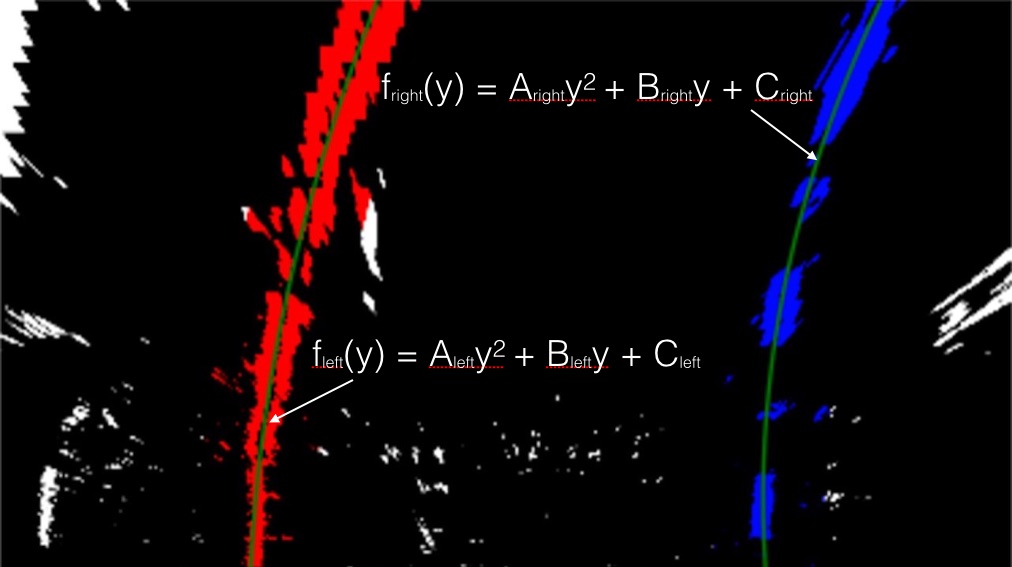
#> input picture examples/color_fit_lines.jpg, 1012 x 567 px
$ python -i binarize_image.py   (imports and definitions only)   (older library calls are emulated)
#> lines starting #> are read from the running program, lines starting #| are printed output that depends on the picture; after the words box and inside, x2 and y2 are one past the last pixel; in counts of white or black regions, pixels touching at a corner belong together
import numpy as np
import cv2

def binarize_image(img):
    #use HSV image space
    hsv = cv2.cvtColor(img, cv2.COLOR_RGB2HSV)
#> hsv: shape (567, 1012, 3); mean H, S, V 13.1, 38.2, 20
    h = hsv[:,:,0]
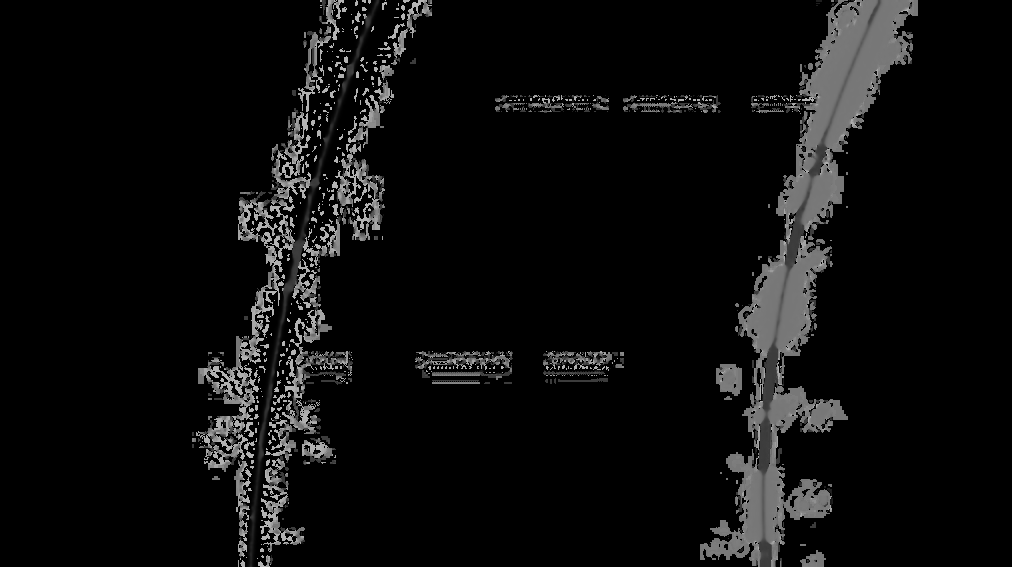
#> h: shape (567, 1012); min 0, max 179, mean 13.1
    s = hsv[:,:,1]
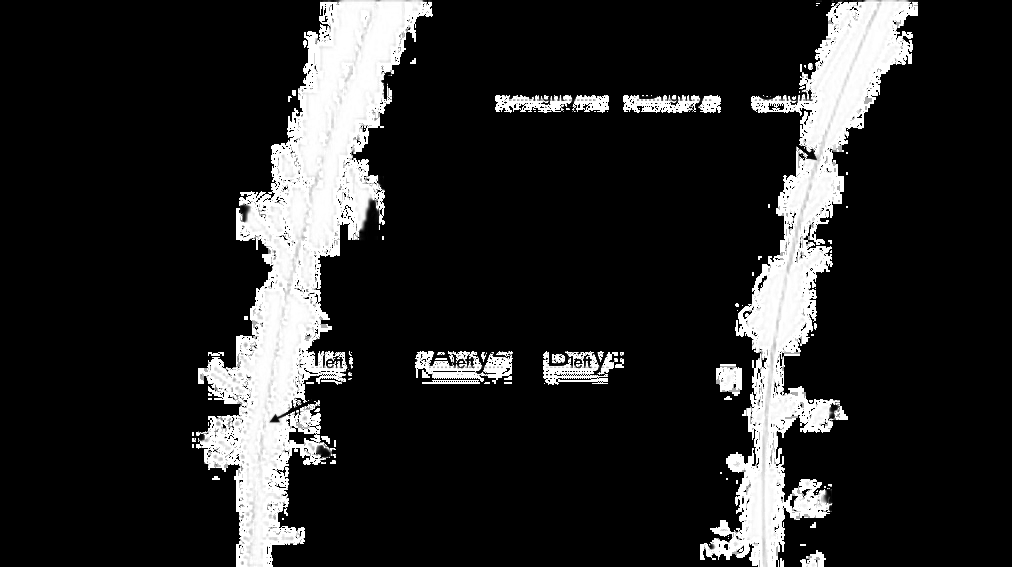
#> s: shape (567, 1012); min 0, max 255, mean 38.2
    v = hsv[:,:,2]

    # create edge image
    sobelx_v = cv2.Sobel(v, cv2.CV_64F, 1, 0)
    sobelx_s = cv2.Sobel(s, cv2.CV_64F, 1, 0)
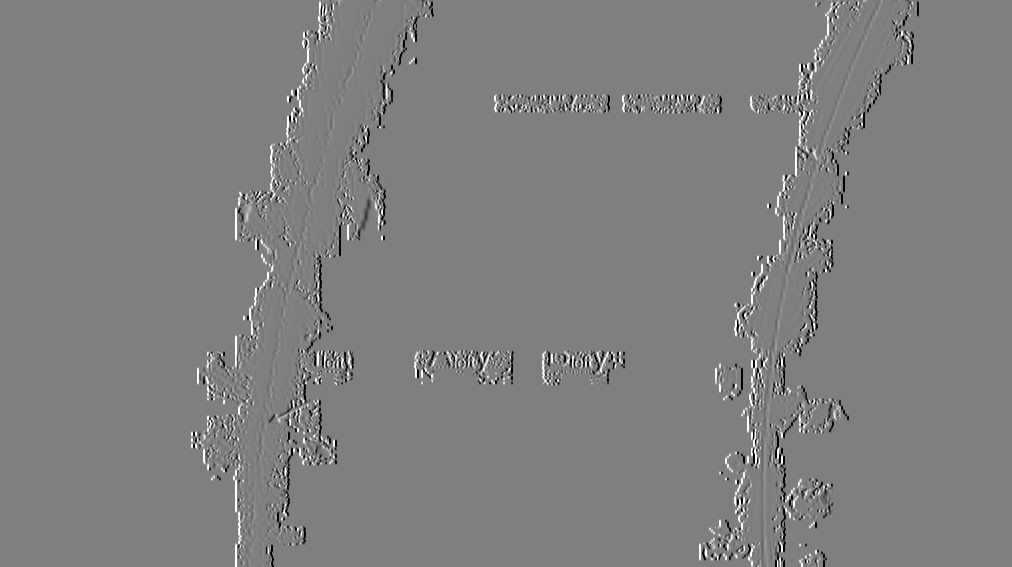
#> sobelx_s: shape (567, 1012) float64; min -1020, max 1020, mean 0; drawn with min black and max white
    abs_sobelx = np.absolute(sobelx_v)+np.absolute(sobelx_s)
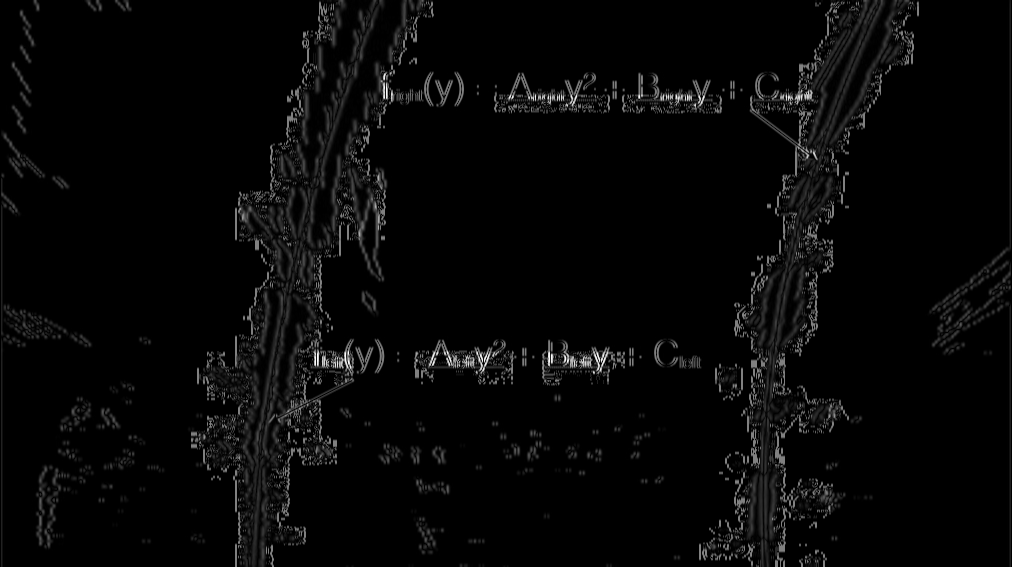
#> abs_sobelx: shape (567, 1012) float64; min 0, max 2032, mean 58; drawn with min black and max white
    scaled_sobel = np.uint8(255*abs_sobelx/np.max(abs_sobelx))

    # extend edges to the left and the right by using asymetric box filter
    kernel = np.ones((1,31))
    kernel_left = kernel.copy()
    kernel_left[0,15::] = 0
    kernel_left = kernel_left/np.sum(kernel_left)
    kernel_right = kernel.copy()
    kernel_right[0,0:26] = 0
    kernel_right = kernel_right/np.sum(kernel_right)
    sxleft = cv2.filter2D(scaled_sobel, -1, kernel_left)
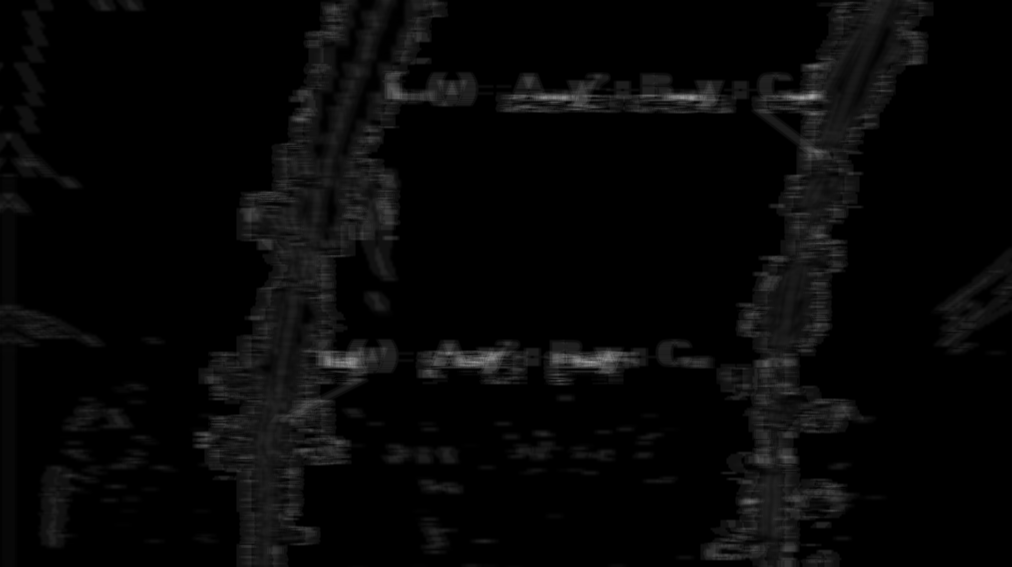
#> sxleft: shape (567, 1012); min 0, max 164, mean 7.2
    sxright = cv2.filter2D(scaled_sobel, -1, kernel_right)
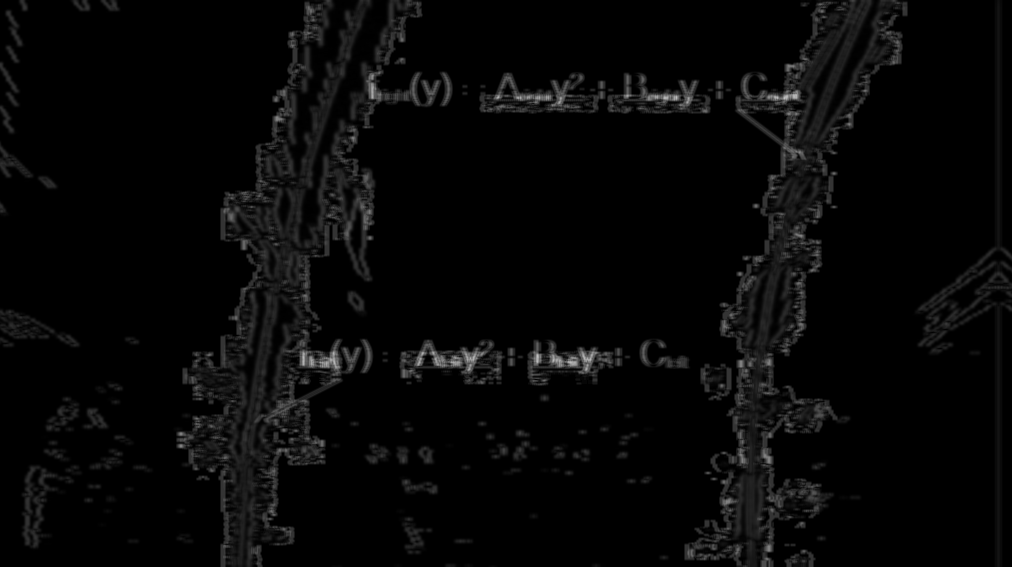
#> sxright: shape (567, 1012); min 0, max 194, mean 7.2

    # create binary image by thresholding
    res = np.zeros_like(scaled_sobel)
    res[(sxleft > 10) & (sxright > 10) & (((s > 120) & (v > 100)) | (v > 200))] = 255


    return res

>>> import cv2
>>> picture = cv2.cvtColor(cv2.imread('../examples/color_fit_lines.jpg'), cv2.COLOR_BGR2RGB)
>>> result = binarize_image(picture)
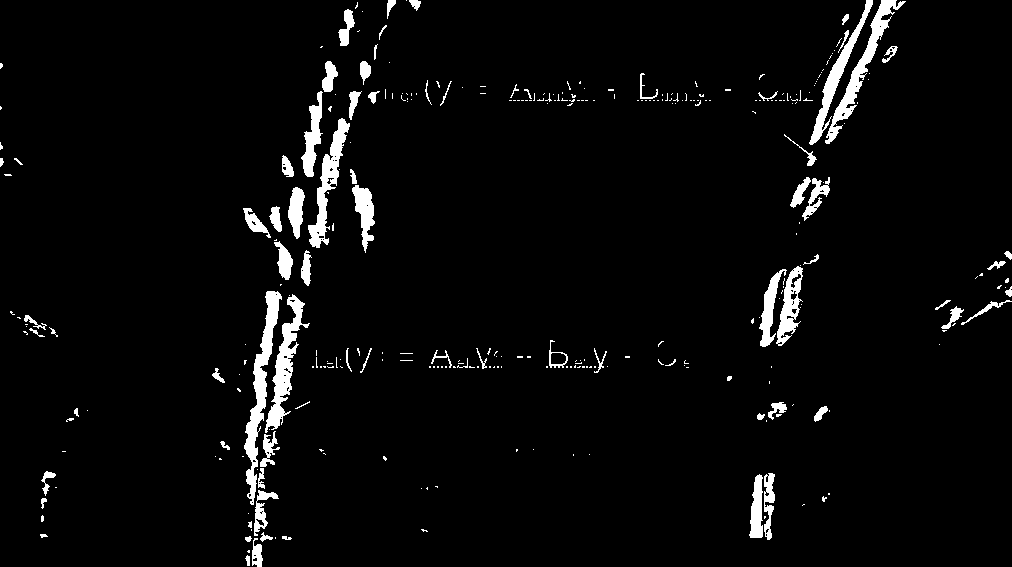
#> result: shape (567, 1012); 3.8% white; 319 white regions (240 under 20 px), largest, box (x1, y1, x2, y2) and area: (244, 291, 282, 505) 2189, (265, 294, 310, 433) 1796, (825, 0, 906, 144) 1748
